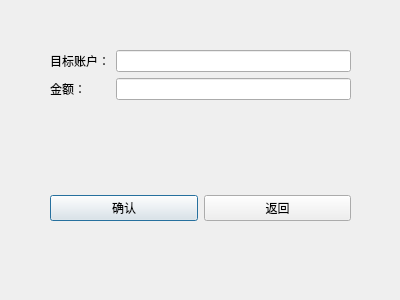
<?xml version="1.0" encoding="UTF-8"?>
<ui version="4.0">
 <class>transferDialog</class>
 <widget class="QDialog" name="transferDialog">
  <property name="geometry">
   <rect>
    <x>0</x>
    <y>0</y>
    <width>400</width>
    <height>300</height>
   </rect>
  </property>
  <property name="windowTitle">
   <string>Dialog</string>
  </property>
  <widget class="QWidget" name="gridLayoutWidget">
   <property name="geometry">
    <rect>
     <x>50</x>
     <y>50</y>
     <width>301</width>
     <height>171</height>
    </rect>
   </property>
   <layout class="QGridLayout" name="gridLayout">
    <item row="4" column="0" colspan="2">
     <widget class="QLabel" name="label_3">
      <property name="text">
       <string/>
      </property>
     </widget>
    </item>
    <item row="0" column="0">
     <widget class="QLabel" name="aimLabel">
      <property name="text">
       <string>目标账户：</string>
      </property>
     </widget>
    </item>
    <item row="3" column="1">
     <widget class="QLineEdit" name="monEdit"/>
    </item>
    <item row="3" column="0">
     <widget class="QLabel" name="monLabel">
      <property name="text">
       <string>金额：</string>
      </property>
     </widget>
    </item>
    <item row="0" column="1">
     <widget class="QLineEdit" name="aimUsrEdit"/>
    </item>
    <item row="5" column="0" colspan="2">
     <layout class="QHBoxLayout" name="horizontalLayout">
      <item>
       <widget class="QPushButton" name="comfirBtn">
        <property name="text">
         <string>确认</string>
        </property>
       </widget>
      </item>
      <item>
       <widget class="QPushButton" name="exitBtn">
        <property name="text">
         <string>返回</string>
        </property>
       </widget>
      </item>
     </layout>
    </item>
   </layout>
  </widget>
 </widget>
 <resources/>
 <connections/>
</ui>
